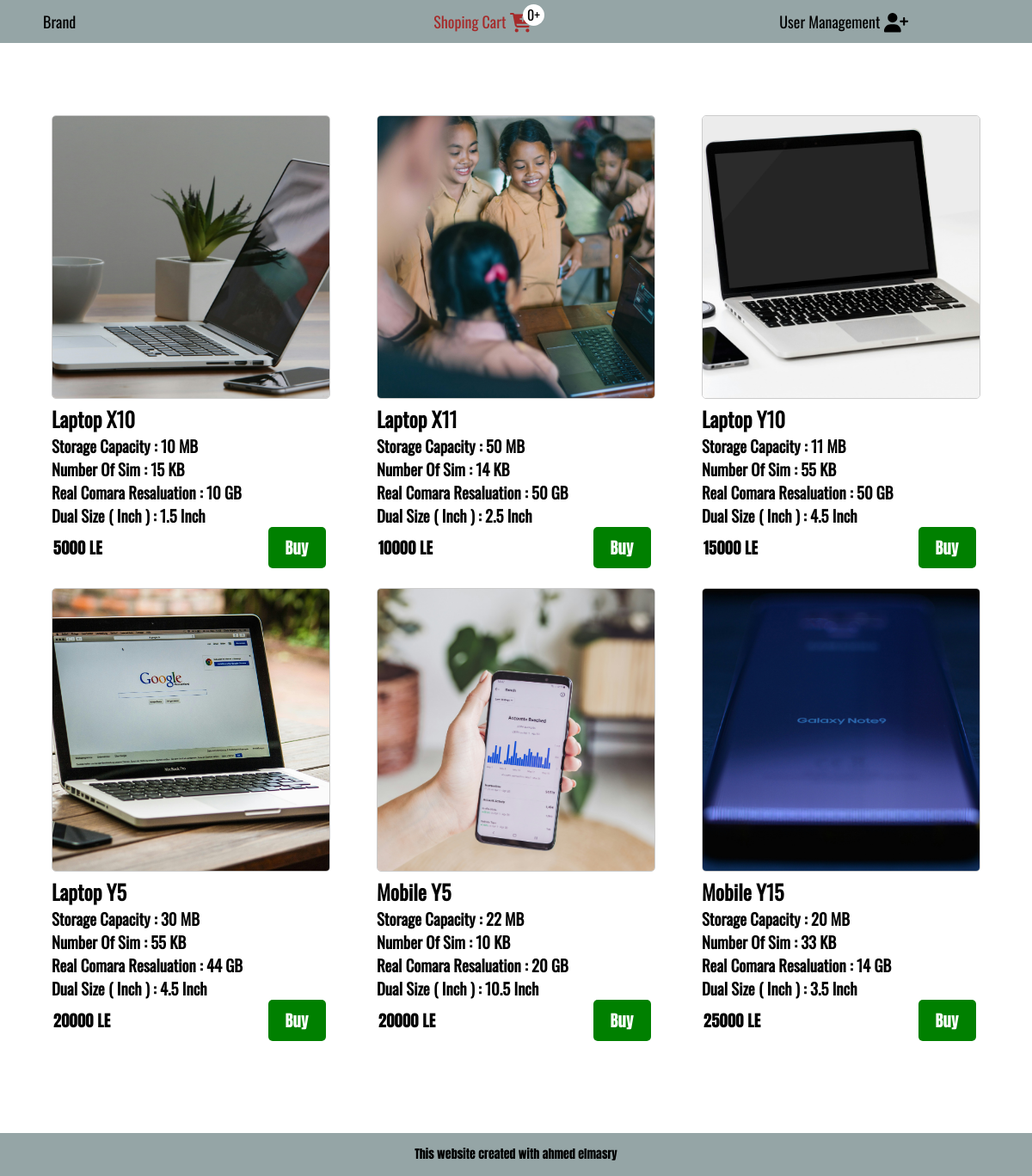
The page / on the database its author committed.
### tables this page shows
CREATE TABLE `products` (
  `productId` int(11) NOT NULL,
  `imagePath` varchar(150) DEFAULT NULL,
  `productName` varchar(150) DEFAULT NULL,
  `storageCapacity` varchar(150) DEFAULT NULL,
  `numberOfSim` varchar(150) DEFAULT NULL,
  `realComaraResaluation` varchar(150) DEFAULT NULL,
  `dualSize` varchar(150) DEFAULT NULL,
  `price` int(5) DEFAULT NULL,
  `userId` int(11) DEFAULT NULL
);

### index.php (the view, shortened to what this page needs)
<?php
include_once("./master/sections/contact.php");
?>
<!DOCTYPE html>
<html lang="en">
<head>
    <link rel="stylesheet" href="./master/css/main.css">
</head>
<body>
<div class="container">
    <header>
        <div class="brand"><a href="./index.php">Brand</a></div>
        <div class="navigation">
            <div class="shopingCart">
               <a  class="act activeAnchor" href="./presentation/shopingCart.php"> Shoping Cart  <i class="fa-lg fa-solid fa-cart-plus"></i></a>
               <div class="basket">
                <?php
                if(isset($_SESSION['userId']))
                {
                    $userId = $_SESSION['userId'];
                    $stmt = $conn->query("SELECT COUNT(userId) FROM orders WHERE userId = $userId AND ordeActive = 1")->fetchAll(PDO::FETCH_COLUMN);
                    if(count($stmt) > 0)
                    {
                        echo $stmt[0]."+";
                    }else{
                        echo "0+";
                    }
                }else{
                    echo "0+";
                }
                ?>
               </div>
            </div>
            <div class="userManagment">
                <a href="#" class="activeAnchor"><?php
               if(isset($_SESSION['email']))
               {
                    echo $_SESSION['email'];
               }else{
                echo "User Management";
               }
                ?>
                 <i class="fa-lg fa-solid fa-user-plus"></i></a>
            </div>
        </div>
    </header>
    <section>
        <?php
        $allProducts = $conn-> query("SELECT * FROM products");
        while($row = $allProducts->fetch() ):
        ?>
        <div class="component">
            <img src="<?php echo $row['imagePath'] ?>" alt="">
            <h2><?php echo $row['productName'] ?></h2>
            <h3>Storage Capacity : <?php echo $row['storageCapacity']; ?></h3>
            <h3>Number Of Sim : <?php echo $row['numberOfSim']; ?></h3>
            <h3>Real Comara Resaluation : <?php echo $row['realComaraResaluation']; ?></h3>
            <h3>Dual Size ( Inch ) : <?php echo $row['dualSize']; ?></h3>
            <div class="actions">
                <div><?php echo $row['price']; ?> LE</div>
                <a href="./presentation/addCart.php?price=<?php echo $row['price']; ?>&productId= <?php echo $row['productId']; ?>" class="btnBuy">Buy</a>
            </div>
        </div>
        <?php endwhile; ?>
    </section>
    <footer>
        This website created with ahmed elmasry
</footer>
</div>
</body>
</html>

### master/css/main.css (style rules this page uses)
* { padding: 0px; margin: 0px; box-sizing: border-box; }
a { text-decoration: none; color: black; }
.container { width: 100%; min-height: 100vh; display: grid; grid-template-rows: 50px auto 50px; }
.container header { background-color: #95A5A6; display: flex; line-height: 50px; font-size: 18px; overflow: visible; z-index: 999; }
.container header div.brand { width: 30%; padding-left: 50px; font-family: "Oswald-Regular"; }
.container header div.navigation { display: flex; justify-content: space-around; width: 70%; font-family: "Oswald-Regular"; }
.container section { width: 90%; margin: 5% auto; display: flex; justify-content: space-between; flex-wrap: wrap; padding: 2% 0px; }
.container section div.component { width: 30%; background-color: white; height: 550px; font-family: "Oswald-Regular"; }
.container section div.component img { width: 100%; height: 60%; object-fit: cover; object-position: center center; border-radius: 5px; border: 1px solid #ccc; }
.container section div.component div.actions { font-size: 19px; display: flex; justify-content: space-between; padding: 0px 5px 0px 2px; font-family: "Anton-Regular"; align-items: baseline; }
.container footer { background-color: #95A5A6; text-align: center !important; font-family: "Anton-Regular" !important; line-height: 50px; font-size: 14px; }
.act { color: brown; }
.btnBuy { background-color: green; color: white; padding: 10px 20px; border-radius: 5px; outline: 0px; cursor: pointer; transition: all 0.3s linear; }
.shopingCart { position: relative; }
.shopingCart .basket { position: absolute; top: 5px; right: -15px; width: 25px; height: 25px; background-color: white; cursor: pointer; border-radius: 50%; line-height: 25px; font-size: 16px; font-family: "Oswald-Regular"; text-align: center; }

### rows shown on the page
products: imagePath (picture), productName "Laptop X10", storageCapacity "10 MB", numberOfSim "15 KB", realComaraResaluation "10 GB", dualSize "1.5 Inch", price "5000"
products: imagePath (picture), productName "Laptop X11", storageCapacity "50 MB", numberOfSim "14 KB", realComaraResaluation "50 GB", dualSize "2.5 Inch", price "10000"
products: imagePath (picture), productName "Laptop Y10", storageCapacity "11 MB", numberOfSim "55 KB", realComaraResaluation "50 GB", dualSize "4.5 Inch", price "15000"
products: imagePath (picture), productName "Laptop Y5", storageCapacity "30 MB", numberOfSim "55 KB", realComaraResaluation "44 GB", dualSize "4.5 Inch", price "20000"
products: imagePath (picture), productName "Mobile Y5", storageCapacity "22 MB", numberOfSim "10 KB", realComaraResaluation "20 GB", dualSize "10.5 Inch", price "20000"
products: imagePath (picture), productName "Mobile Y15", storageCapacity "20 MB", numberOfSim "33 KB", realComaraResaluation "14 GB", dualSize "3.5 Inch", price "25000"
